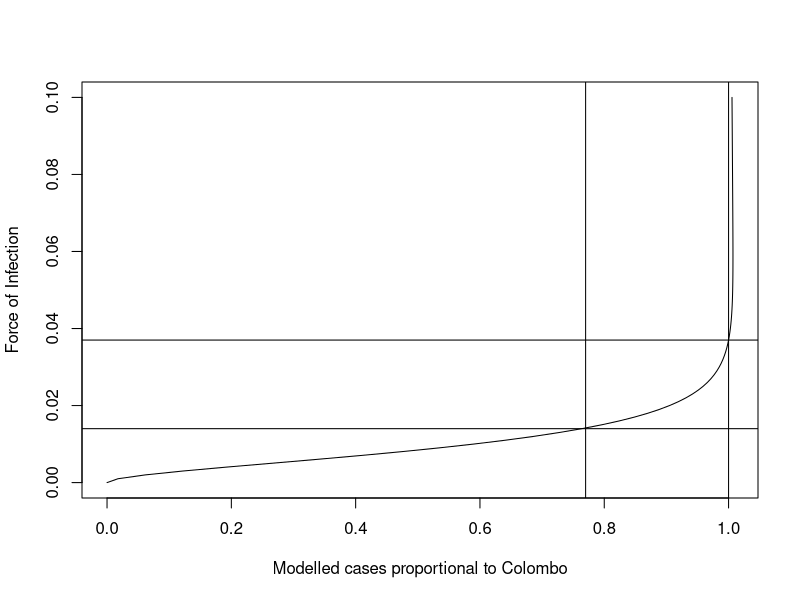

Write the R code that produced this figure.
rm(list=ls())
# we want to recreate the dengue model

# we first create the four probabilities of infection
library(data.table)

# Set parameters ----------------------------------------------------------

# Calculate lambda in Colombo

# probability first infection = 14.1%
# 0.141 <- 1-(1 - lambda)^4
# lambda = 0.037


#will remove last age
max_age <- 61
#will remove last year
years <- 2010:2110
N0 <- 1 # population size
no_infection <- N0
lambda <- rep(0.037, length=length(years))
P_D <- c(0.005, 0.05, 0.00001, 0.00001)

P_D_mat <- t(replicate(max_age,P_D))

# Initialise dataframe ----------------------------------------------------

col_names <- list(
               "S4",
               "S3",
               "S2",
               "S1",
               "S0",
               "I1",
               "I2",
               "I3",
               "I4",
               "D1",
               "D2",
               "D3",
               "D4",
               "total")

array_names <- vector("list", 3)
array_names[[1]] <- paste("year", years, sep="_")
array_names[[2]] <- paste("age", (1:(max_age+1) -1), sep="_")
array_names[[3]] <- col_names

# dims are year - age - outcomes
dengue <- array(data = 0,
                dim = c(length(years), max_age+1,length(col_names)),
                dimnames=array_names)


dengue[1,,"S4"] <- N0 # add 100 to S4 to each age group in first year
dengue[,1,"S4"] <- N0 # add 100 to S4 of 0 age group in all years (births)

dengue[1,,"total"] <- dengue[1,,"S4"] # add total to first year
dengue[,1,"total"] <- dengue[,1,"S4"] # add total to first age

# Populate dataframe ------------------------------------------------------

infection_probs <- function( lambda, max_age, P_D_mat, df, verbose=1 ){
  if(verbose==1){browser()}
  
  for (y in 1:(length(years)-1)) {

    # infection probabilities
    P_I0_I1 <- 1-(1 - lambda[y])^4
    P_I1_I2 <- 1-(1 - lambda[y])^3
    P_I2_I3 <- 1-(1 - lambda[y])^2
    P_I3_I4 <- 1-(1 - lambda[y])^1
    P_I4_I5 <- 0L
    
    # S4
    df[y+1, 1:max_age + 1 , "S4"] <- df[y, 1:max_age, "S4"] * (1-P_I0_I1) # probability of individual staying susceptible
    
    # S3
    df[y+1, 1:max_age + 1, "S3"] <- df[y, 1:max_age, "S4"] * (P_I0_I1) + # prob of people with first infection 
      (df[y, 1:max_age, "S3"] * (1-P_I1_I2) ) # probability of not getting a second infection
    
    # I1 (reminder: first infections occur during this year) - that's why there's no +1's
    df[y, 1:max_age, "I1"] <- df[y,1:max_age, "S4"] * (P_I0_I1)  # Number of new first infections
    
    # S2
    df[y+1, 1:max_age+1, "S2"] <- df[y, 1:max_age, "S3"] * (P_I1_I2) + # prob of people with second infection 
      df[y, 1:max_age, "S2"] * (1-P_I2_I3) # probability of not getting a third infection
    
    # I2
    df[y, 1:max_age, "I2"] <- df[y, 1:max_age, "S3"] * (P_I1_I2)   # Number of new second infections
    
    # S1
    df[y+1, 1:max_age+1, "S1"] <- df[y, 1:max_age, "S2"] * (P_I2_I3) + # prob of people with third infection 
      (df[y, 1:max_age, "S1"] * (1-P_I3_I4) ) # probability of not getting a fourth infection
    
    #I3
    df[y, 1:max_age, "I3"] <- df[y, 1:max_age, "S2"] * (P_I2_I3) # number of new third infections
    
    # S0
    df[y+1, 1:max_age+1, "S0"] <- df[y, 1:max_age, "S1"] * (P_I3_I4) + # prob of people with fourth infection 
      (df[y, 1:max_age, "S0"] * (1-P_I4_I5) ) # probability of not getting a fifth infection
    
    # I4
    df[y, 1:max_age, "I4"] <- df[y, 1:max_age, "S1"] * (P_I3_I4) # number of new fourth infections
    
    #calculate the total population across susceptible statuses
    df[y+1,1:max_age+1,"total"] <- rowSums(df[y+1,1:max_age+1,which(col_names %like% "S")])
    
    df[y,1:max_age,which(col_names %like% "D")] <- df[y,1:max_age,which(col_names %like% "I")]*
      P_D_mat
    
  } # ends year loop
  
  #removing last year and last age group
  df <- df[-length(years),,]
  df <- df[,-(max_age+1),]
  
  return(df)
}


# I2 vs. lambda plot ------------------------------------------------------

lambda_vals <- seq(0, 0.1, by=0.001)
I2_vec <- numeric(length(lambda_vals))
I1_vec <- numeric(length(lambda_vals))

AgeDist <- c(0.01518000, 0.01518000, 0.01518000, 0.01518000, 0.01518000, 0.01560000, 0.01560000, 0.01560000, 0.01560000, 0.01560000,
             0.01478000, 0.01478000, 0.01478000, 0.01478000, 0.01478000, 0.01617775, 0.01617775, 0.01617775, 0.01617775, 0.01617775,
             0.01506456, 0.01506456, 0.01506456, 0.01506456, 0.01506456, 0.01525617, 0.01525617, 0.01525617, 0.01525617, 0.01525617,
             0.01610475, 0.01610475, 0.01610475, 0.01610475, 0.01610475, 0.01383275, 0.01383275, 0.01383275, 0.01383275, 0.01383275)

AgeDist <- c(AgeDist, rep(AgeDist[length(AgeDist)],20)) # fill age vector to age 60

# obtain prop of people with second infection in a year at equilibrium
for(i in 1:length(lambda_vals)){
  
  dengue_df <- infection_probs(lambda = rep(lambda_vals[i], length(years)), 
                               max_age = max_age, 
                               P_D_mat = P_D_mat, 
                               df = dengue,
                               verbose = 0)
  
  I2_vec[i] <- sum(AgeDist[1:60]*dengue_df[length(years)-1,1:60,"I2"])/sum(AgeDist[1:60])
  I1_vec[i] <- sum(AgeDist[1:60]*dengue_df[length(years)-1,1:60,"I1"])/sum(AgeDist[1:60])
  
}


plot(x = I2_vec/I2_vec[38], y = lambda_vals, type = "l", 
     xlab = "Modelled cases proportional to Colombo" , 
     ylab = "Force of Infection")
abline(v = 1.0)
abline(h = lambda_vals[38])
abline(v = 0.77)
#value of lambda where I2_vec/I2_vec[38] is closest to 38
abline(h = lambda_vals[15])


# plot proportion of people with second infection at equilibrium relative to prop of people
# with second infection in Colombo for a range of FOIs. this is used to find out the FOI
# in the region where prop of people with second infection is 77% of that in Colombo



#* Calculating rho ---------------------------------------------------------

rho <- (100/10000)/I2_vec[38]

# Calculating I1 and I2 in Gampaha ----------------------------------------

dengue_g_df <- infection_probs(lambda = rep(lambda_vals[15], length(years)), 
                               max_age = max_age, 
                               P_D_mat = P_D_mat, 
                               df = dengue,
                               verbose = 0)

#proportion of population who experience primary or secondary infections per year
ageRange <- 4:16
inf_c <- sum(AgeDist[ageRange]*
               rowSums(dengue_g_df[length(years)-1,ageRange,c("I1","I2")]))/sum(AgeDist[ageRange])

inf_c_2yr <- 1-(1-inf_c)^2

case_c_2yr <- 1-(1-(77/10000))^2





